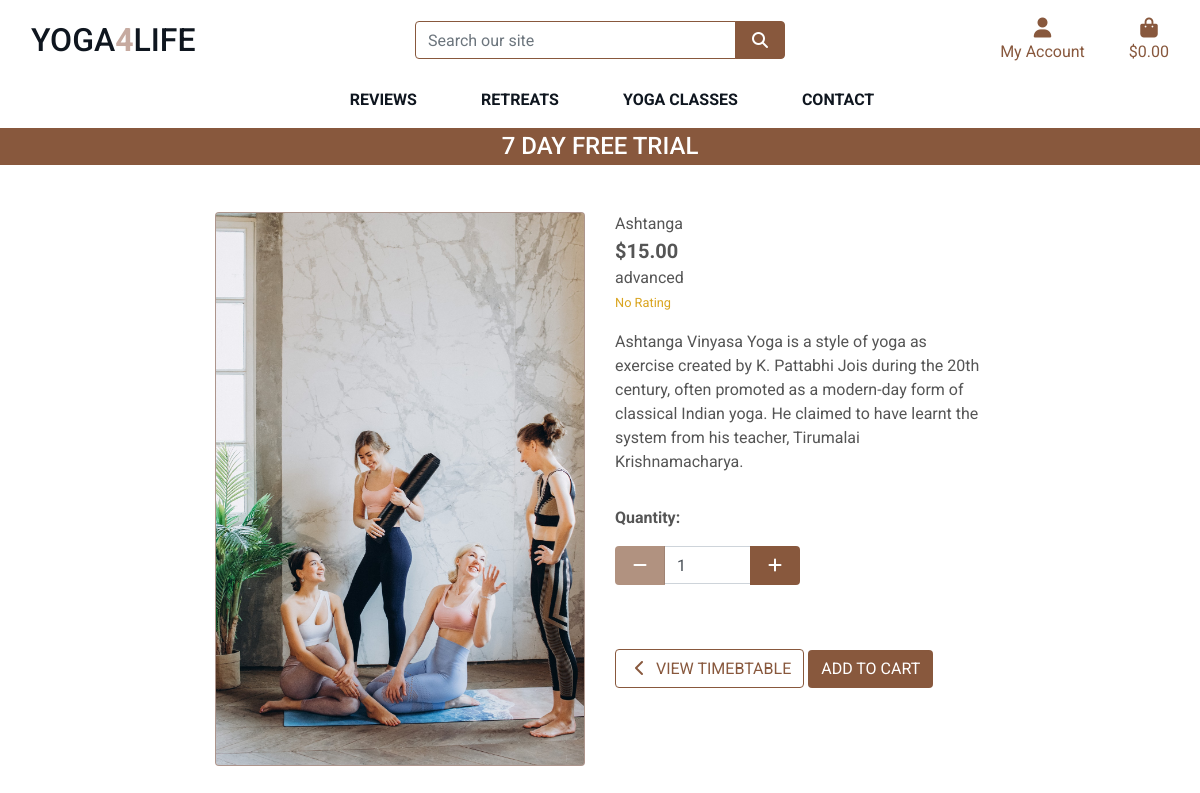
Screenshot of /classes/2/ with the database file from the repository.
### classes/models.py (models this page shows, shortened)
class Class(models.Model):
    class Meta:
        verbose_name_plural = 'Classes'
    DAYS_OF_THE_WEEK = (
        ('1', 'Monday'),
        ('2', 'Tuesday'),
        ('3', 'Wednesday'),
        ('4', 'Thursday'),
        ('5', 'Friday'),
        ('6', 'Saturday')
    )
    level = models.ForeignKey('Level', null=True, blank=True, on_delete=models.SET_NULL)
    sku = models.CharField(max_length=254, null=True, blank=True)
    name = models.CharField(max_length=254)
    description = models.TextField()
    price = models.DecimalField(max_digits=6, decimal_places=2)
    dificulty = models.DecimalField(max_digits=6, decimal_places=0, null=True, blank=True)
    image_url = models.URLField(max_length=1024, null=True, blank=True)
    image = models.ImageField(null=True, blank=True)
    day = models.CharField(max_length=10, choices=DAYS_OF_THE_WEEK)
    time = models.DateTimeField(null=True, blank=True)

class Level(models.Model):
    name = models.CharField(max_length=254)
    friendly_name = models.CharField(max_length=254, null=True, blank=True)
    def __str__(self):
        return self.name

### classes/views.py (the view)
# urls.py: path('<class_id>/', views.class_detail, name='class_detail'),
def class_detail(request, class_id):
    class_detail = get_object_or_404(Class, pk=class_id)
    context = {
        'class': class_detail,
    }
    return render(request, 'classes/class_detail.html', context)

### cart/contexts.py (called while the page is built, shortened)
def cart_contents(request):
    cart_items = []
    total = 0
    product_count = 0
    cart = request.session.get('cart', {})
    grand_total = total
    context = {
        'cart_items': cart_items,
        'total': total,
        'retreat_count': product_count,
        'grand_total': grand_total,
    }
    return context

### classes/templates/classes/class_detail.html (shortened to what this page needs)
{% extends "base.html" %}
{% load static %}
{% block page_header %}
    <div class="container header-container">
    </div>
{% endblock %}
{% block content %}
   <div class="container-fluid">
        <div class="row">
            <div class="col-12 col-md-6 col-lg-4 offset-lg-2">
                <div class="image-container my-5 card">
                    {% if class.image %}
                        <a href="{{ class.image.url }}" target="_blank">
                            <img class=" img-fluid" src="{{ class.image.url }}" alt="{{ class.name }}">
                        </a>
                        {% else %}
                        <a href="">
                            <img class=" img-fluid" src="{{ MEDIA_URL }}noimage.png" alt="{{ class.name }}">
                        </a>
                    {% endif %}
                </div>
            </div>
            <div class="col-12 col-md-6 col-lg-4">
                <div class="class-details-container mb-5 mt-md-5">
                    <p class="mb-0">{{ class.name }}</p>
                    <p class="lead mb-0 text-left font-weight-bold">${{ class.price }}</p>
                    <p class="mb-0">{{ class.level }}</p>
                    {% if class.rating %}
                        <small class="text-gold"><i class="fas fa-star mr-1"></i>{{ class.dificulty }} / 5</small>
                    {% else %}
                        <small class="text-gold">No Rating</small>
                    {% endif %}
                    <p class="mt-3">{{ class.description }}</p>
                    <form class="form" action="{% url 'add_to_cart' class.id 'class' %}" method="POST">
                        <div class="form-row">
                            <div class="col-12">
                                <p class="mt-3"><strong>Quantity:</strong></p>
                                <div class="form-group w-50">
                                    <div class="input-group">
                                        <div class="input-group-prepend">
                                            <button class="decrement-qty btn btn-brown rounded-1"
                                                data-item_id="{{ class.id }}" id="decrement-qty_{{ class.id }}">
                                                <span class="icon">
                                                    <i class="fas fa-minus"></i>
                                                </span>
                                            </button>
                                        </div>
                                        <input class="form-control qty_input" type="number" name="quantity" value="1" min="1" max="99" data-item_id="{{ class.id }}" id="id_qty_{{ class.id }}">
                                        <div class="input-group-append">
                                            <button class="increment-qty btn btn-brown rounded-1"
                                                data-item_id="{{ class.id }}" id="increment-qty_{{ class.id }}">
                                                <span class="icon">
                                                    <i class="fas fa-plus"></i>
                                                </span>
                                            </button>
                                        </div>
                                    </div>
                                </div>
                            </div>
                            <div class="col-12">
                                <a href="{% url 'classes' %}" class="btn btn-outline-brown rounded-1 mt-5">
                                    <span class="icon">
                                        <i class="fas fa-chevron-left"></i>
                                    </span>
                                    <span class="text-uppercase">View Timebtable</span>
                                </a>
                                <input type="submit" class="btn btn-brown rounded-1 text-uppercase mt-5" value="Add to cart">
                            </div>
                        </div>
                    </form>
                </div>
            </div>
        </div>
    </div>
    {% endblock %}

### static/css/base.css (style rules this page uses)
html { height: 100%; }
body { height: calc(100vh - 164px); color: #555; font-family: 'Roboto', sans-serif; }
.icon { align-items: center; display: inline-flex; justify-content: center; height: 1.5rem; width: 1.5rem; }
.btn-brown { background: #88583d; color: white; }
.btn-outline-brown { background: rgba(255, 255, 255, 0); color: #88583d !important; border: 1px solid #88583d; }
.text-gold { color: goldenrod !important; }
.card { color: white; background-color:#c6aaa0; border-radius: 4px; overflow: hidden; }
@media (min-width: 1200px) { .container { max-width: 80%; } }
@media (min-width: 992px) { .header-container { padding-top: 164px; } }

### rows the page displays
Class: image (picture), name "Ashtanga", price "15.00", level "advanced", description "Ashtanga Vinyasa Yoga is a style of yoga as exercise created by K. Pattabhi Jois during the 20th century, often promoted as a modern-day form of classical Indian yoga. He claimed to have learnt the system from his teacher, Tirumalai Krishnamacharya."
